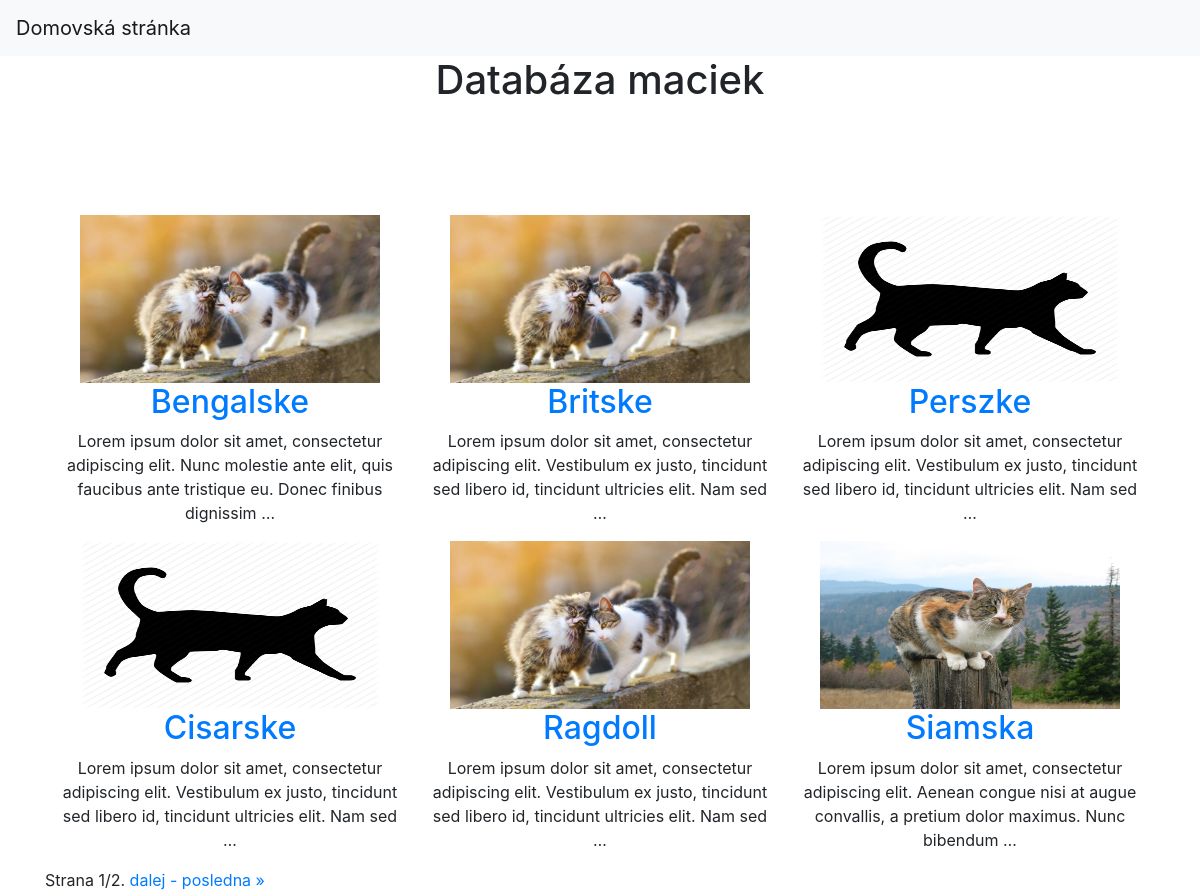
The page / on the database its author committed.
### macky/models.py (models this page shows, shortened)
class rasa(models.Model):
    meno_rasy = models.CharField(max_length=100)
    popis_rasy = models.TextField()
    image = models.ImageField(upload_to='images/', null=True, blank=True)

### macky/views.py (the view)
# urls.py: path('', IndexView.as_view(), name='index'),
class IndexView(ListView):
    model = rasa
    template_name = 'macky/index.html'
    context_object_name = 'rasa'
    paginate_by = 6

### macky/templates/macky/index.html (shortened to what this page needs)
{% extends 'macky/base.html' %}
{% load static %}
{% block content %}
<div class="container text-center">
    <h1>Databáza maciek</h1>
    <div class="row text-center rasa">
        {% if rasa %}
            {% for i in page_obj %}
                <div class="col-lg-4">
                    {% if i.image %}
                        <img src="{{i.image.url}}" width="300" height="168">
                    {% else %}
                        <img src="{% static 'macky/pictures/icon_cat.png' %}" width="300" height="168">
                    {% endif %}
                    <a href="/{{i.meno_rasy}}"><h2>{{i.meno_rasy}} </h2></a>
                    <p>{{i.popis_rasy|truncatewords:20}}</p>
                </div>
            {% endfor %}
        {% endif %}
        </div>
    <div class="pagination text-center">
        <span class="step-links">
            <span class="current">
                Strana {{ page_obj.number }}/{{ page_obj.paginator.num_pages }}.
            </span>
            {% if page_obj.has_next %}
                <a href="?page={{ page_obj.next_page_number }}">dalej</a>
                <a href="?page={{ page_obj.paginator.num_pages }}">- posledna &raquo;</a>
            {% endif %}
        </span>
    </div>
    </div>
{% endblock %}

### macky/static/macky/css/style.css (style rules this page uses)
.rasa { margin: 10% 0 0 0; }

### rows shown on the page
rasa: image (picture), meno_rasy "Bengalske", popis_rasy "Lorem ipsum dolor sit amet, consectetur adipiscing elit. Nunc molestie ante elit, quis faucibus ante tristique eu. Donec finibus dignissim …"
rasa: image (picture), meno_rasy "Britske", popis_rasy "Lorem ipsum dolor sit amet, consectetur adipiscing elit. Vestibulum ex justo, tincidunt sed libero id, tincidunt ultricies elit. Nam sed …"
rasa: meno_rasy "Perszke", popis_rasy "Lorem ipsum dolor sit amet, consectetur adipiscing elit. Vestibulum ex justo, tincidunt sed libero id, tincidunt ultricies elit. Nam sed …"
rasa: meno_rasy "Cisarske", popis_rasy "Lorem ipsum dolor sit amet, consectetur adipiscing elit. Vestibulum ex justo, tincidunt sed libero id, tincidunt ultricies elit. Nam sed …"
rasa: image (picture), meno_rasy "Ragdoll", popis_rasy "Lorem ipsum dolor sit amet, consectetur adipiscing elit. Vestibulum ex justo, tincidunt sed libero id, tincidunt ultricies elit. Nam sed …"
rasa: image (picture), meno_rasy "Siamska", popis_rasy "Lorem ipsum dolor sit amet, consectetur adipiscing elit. Aenean congue nisi at augue convallis, a pretium dolor maximus. Nunc bibendum …"

### other values the page prints
{{ page_obj.number }} "1"
{{ page_obj.paginator.num_pages }} "2"
